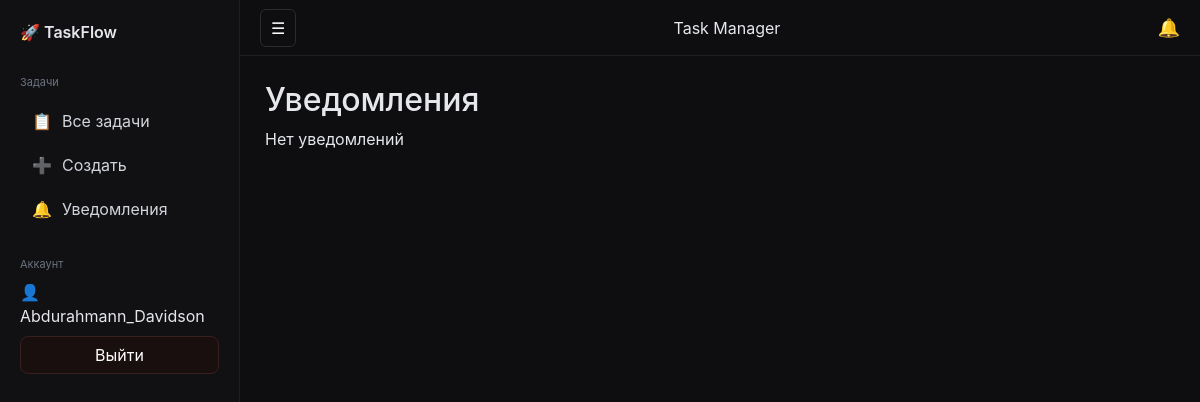
The app's page /notifications/ (signed in), older data.
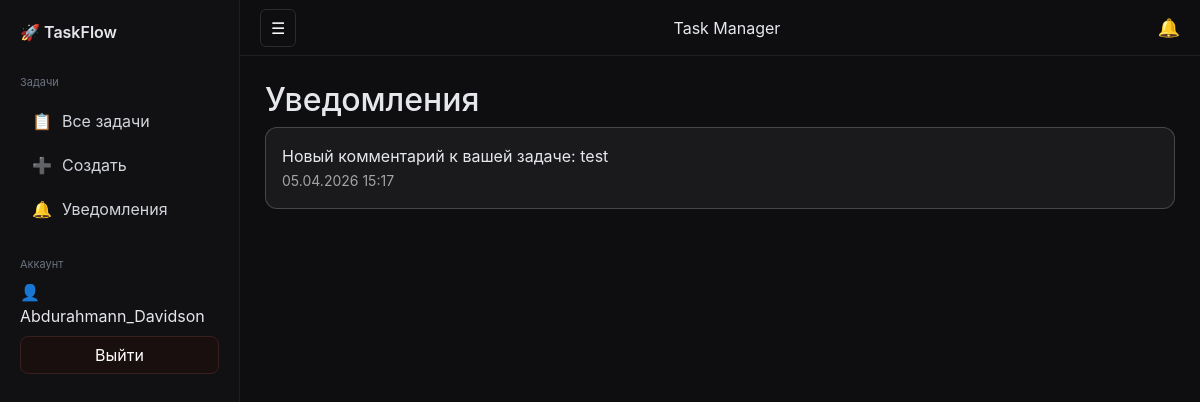
The same page, newer data.
### tasks/models.py (models this page shows, shortened)
class Notification(models.Model):
    user = models.ForeignKey(User, on_delete=models.CASCADE)
    message = models.CharField(max_length=255)
    is_read = models.BooleanField(default=False)
    created_at = models.DateTimeField(auto_now_add=True)

### tasks/views.py (the view)
# urls.py: path('notifications/', NotificationListView.as_view(), name='notifications'),
class NotificationListView(ListView):
    model = Notification
    template_name = 'tasks/notifications.html'
    context_object_name = 'notifications'
    def get_queryset(self):
        return Notification.objects.filter(user=self.request.user).order_by('-created_at')

### tasks/templates/tasks/notifications.html (shortened to what this page needs)
{% extends 'tasks/base.html' %}
{% block content %}
<h2>Уведомления</h2>
{% for notification in notifications %}
    <div class="card mb-2">
        <div class="card-body">
            {{ notification.message }}
            <br>
            <small>{{ notification.created_at|date:"d.m.Y H:i" }}</small>
        </div>
    </div>
{% empty %}
    <p>Нет уведомлений</p>
{% endfor %}
{% endblock %}

Row changes from the older to the newer data that the page shows:
added Notification: message "Новый комментарий к вашей задаче: test", created_at "05.04.2026 15:17"
Text that changed along with them:
text no longer shown: "Нет уведомлений"
